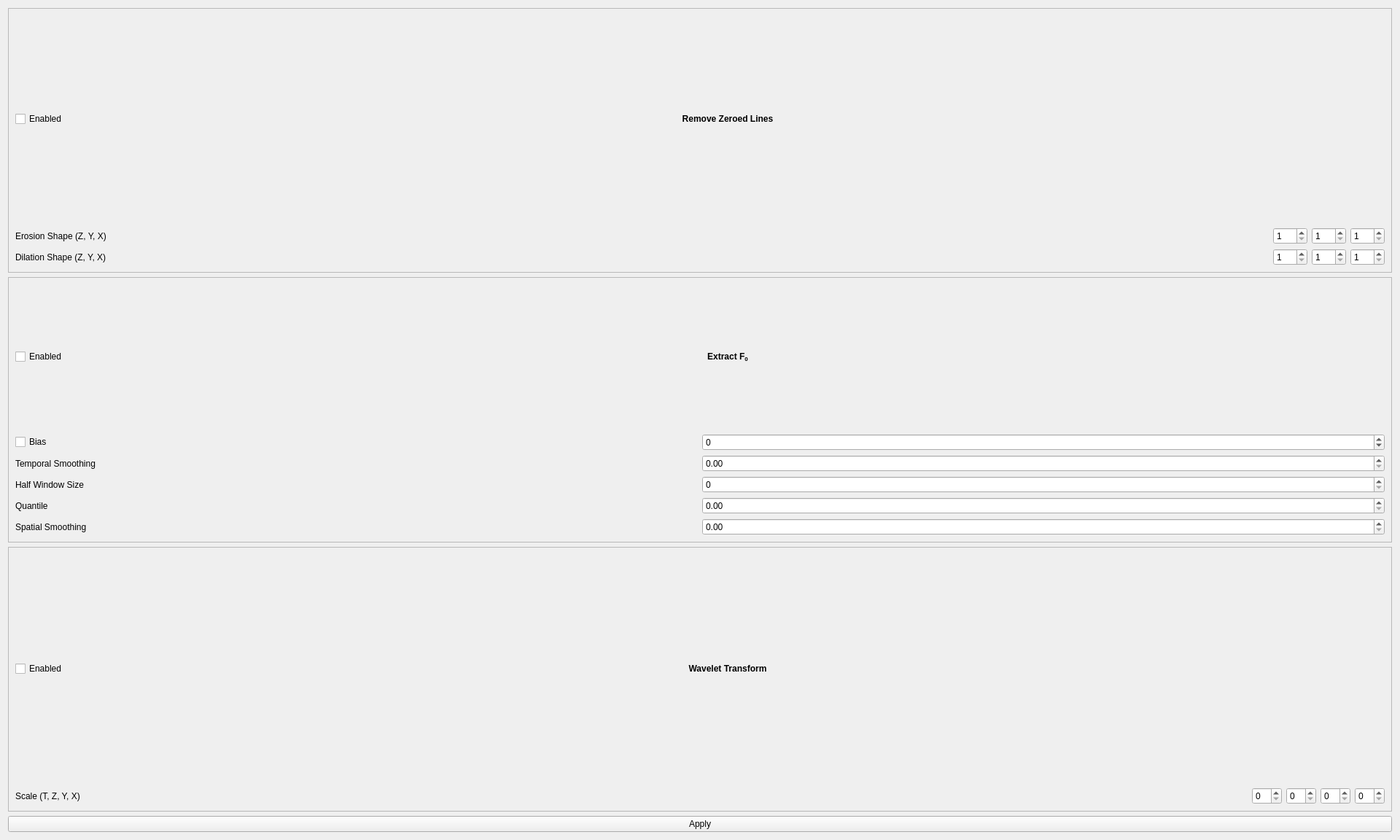
<?xml version="1.0" encoding="UTF-8"?>
<ui version="4.0">
 <class>NanshePreprocessingDrawer</class>
 <widget class="QWidget" name="NanshePreprocessingDrawer">
  <property name="geometry">
   <rect>
    <x>0</x>
    <y>0</y>
    <width>1920</width>
    <height>1152</height>
   </rect>
  </property>
  <property name="windowTitle">
   <string>Form</string>
  </property>
  <layout class="QVBoxLayout" name="verticalLayout">
   <item>
    <widget class="QFrame" name="RemoveZeroedLines">
     <property name="frameShape">
      <enum>QFrame::StyledPanel</enum>
     </property>
     <property name="frameShadow">
      <enum>QFrame::Raised</enum>
     </property>
     <layout class="QVBoxLayout" name="verticalLayout_3">
      <item>
       <layout class="QVBoxLayout" name="RemoveZeroedLinesLayout">
        <item>
         <layout class="QHBoxLayout" name="RemoveZeroedLinesTitleLayout">
          <item>
           <widget class="QCheckBox" name="RemoveZeroedLinesEnabled">
            <property name="text">
             <string>Enabled</string>
            </property>
           </widget>
          </item>
          <item>
           <widget class="QLabel" name="RemoveZeroedLinesTitle">
            <property name="sizePolicy">
             <sizepolicy hsizetype="Preferred" vsizetype="Preferred">
              <horstretch>1</horstretch>
              <verstretch>0</verstretch>
             </sizepolicy>
            </property>
            <property name="toolTip">
             <string>&lt;html&gt;&lt;head/&gt;&lt;body&gt;&lt;p&gt;Optional. Interpolates over missing lines that could not be registered. This is done by finding an outline around all missing points to use for calculating the interpolation.&lt;/p&gt;&lt;/body&gt;&lt;/html&gt;</string>
            </property>
            <property name="text">
             <string>&lt;html&gt;&lt;head/&gt;&lt;body&gt;&lt;p&gt;&lt;span style=&quot; font-weight:600;&quot;&gt;Remove Zeroed Lines&lt;/span&gt;&lt;/p&gt;&lt;/body&gt;&lt;/html&gt;</string>
            </property>
            <property name="alignment">
             <set>Qt::AlignCenter</set>
            </property>
           </widget>
          </item>
         </layout>
        </item>
        <item>
         <layout class="QHBoxLayout" name="ErosionShape">
          <item>
           <widget class="QLabel" name="ErosionShapeLabel">
            <property name="sizePolicy">
             <sizepolicy hsizetype="Preferred" vsizetype="Preferred">
              <horstretch>1</horstretch>
              <verstretch>0</verstretch>
             </sizepolicy>
            </property>
            <property name="toolTip">
             <string>&lt;html&gt;&lt;head/&gt;&lt;body&gt;&lt;p&gt;Kernel shape for performing erosion. Axis order is [y, x] or [z, y, x].&lt;/p&gt;&lt;/body&gt;&lt;/html&gt;</string>
            </property>
            <property name="text">
             <string>Erosion Shape (Z, Y, X)</string>
            </property>
            <property name="alignment">
             <set>Qt::AlignLeading|Qt::AlignLeft|Qt::AlignVCenter</set>
            </property>
           </widget>
          </item>
          <item>
           <widget class="QSpinBox" name="ErosionShapeValue_Z">
            <property name="minimum">
             <number>1</number>
            </property>
            <property name="maximum">
             <number>100</number>
            </property>
           </widget>
          </item>
          <item>
           <widget class="QSpinBox" name="ErosionShapeValue_Y">
            <property name="minimum">
             <number>1</number>
            </property>
            <property name="maximum">
             <number>100</number>
            </property>
           </widget>
          </item>
          <item>
           <widget class="QSpinBox" name="ErosionShapeValue_X">
            <property name="minimum">
             <number>1</number>
            </property>
            <property name="maximum">
             <number>100</number>
            </property>
           </widget>
          </item>
         </layout>
        </item>
        <item>
         <layout class="QHBoxLayout" name="DilationShape">
          <item>
           <widget class="QLabel" name="DilationShapeLabel">
            <property name="sizePolicy">
             <sizepolicy hsizetype="Preferred" vsizetype="Preferred">
              <horstretch>1</horstretch>
              <verstretch>0</verstretch>
             </sizepolicy>
            </property>
            <property name="toolTip">
             <string>&lt;html&gt;&lt;head/&gt;&lt;body&gt;&lt;p&gt;Kernel shape for performing dilation. Axis order is [y, x] or [z, y, x].&lt;/p&gt;&lt;/body&gt;&lt;/html&gt;</string>
            </property>
            <property name="text">
             <string>Dilation Shape (Z, Y, X)</string>
            </property>
            <property name="alignment">
             <set>Qt::AlignLeading|Qt::AlignLeft|Qt::AlignVCenter</set>
            </property>
           </widget>
          </item>
          <item>
           <widget class="QSpinBox" name="DilationShapeValue_Z">
            <property name="minimum">
             <number>1</number>
            </property>
            <property name="maximum">
             <number>100</number>
            </property>
           </widget>
          </item>
          <item>
           <widget class="QSpinBox" name="DilationShapeValue_Y">
            <property name="minimum">
             <number>1</number>
            </property>
            <property name="maximum">
             <number>100</number>
            </property>
           </widget>
          </item>
          <item>
           <widget class="QSpinBox" name="DilationShapeValue_X">
            <property name="minimum">
             <number>1</number>
            </property>
            <property name="maximum">
             <number>100</number>
            </property>
           </widget>
          </item>
         </layout>
        </item>
       </layout>
      </item>
     </layout>
    </widget>
   </item>
   <item>
    <widget class="QFrame" name="ExtractF0">
     <property name="frameShape">
      <enum>QFrame::StyledPanel</enum>
     </property>
     <property name="frameShadow">
      <enum>QFrame::Raised</enum>
     </property>
     <layout class="QVBoxLayout" name="verticalLayout_5">
      <item>
       <layout class="QVBoxLayout" name="ExtractF0Layout">
        <item>
         <layout class="QHBoxLayout" name="ExtractF0TitleLayout">
          <item>
           <widget class="QCheckBox" name="ExtractF0Enabled">
            <property name="text">
             <string>Enabled</string>
            </property>
           </widget>
          </item>
          <item>
           <widget class="QLabel" name="ExtractF0Title">
            <property name="sizePolicy">
             <sizepolicy hsizetype="Preferred" vsizetype="Preferred">
              <horstretch>1</horstretch>
              <verstretch>0</verstretch>
             </sizepolicy>
            </property>
            <property name="toolTip">
             <string>&lt;html&gt;&lt;head/&gt;&lt;body&gt;&lt;p&gt;Optional. Estimates and removes f0 from the data using a percentile (rank order) filter.&lt;/p&gt;&lt;/body&gt;&lt;/html&gt;</string>
            </property>
            <property name="text">
             <string>&lt;html&gt;&lt;head/&gt;&lt;body&gt;&lt;p&gt;&lt;span style=&quot; font-weight:600;&quot;&gt;Extract F&lt;/span&gt;&lt;span style=&quot; font-weight:600; vertical-align:sub;&quot;&gt;0&lt;/span&gt;&lt;/p&gt;&lt;/body&gt;&lt;/html&gt;</string>
            </property>
            <property name="alignment">
             <set>Qt::AlignCenter</set>
            </property>
           </widget>
          </item>
         </layout>
        </item>
        <item>
         <layout class="QHBoxLayout" name="BiasValues">
          <item>
           <widget class="QCheckBox" name="BiasEnabled">
            <property name="sizePolicy">
             <sizepolicy hsizetype="Minimum" vsizetype="Fixed">
              <horstretch>1</horstretch>
              <verstretch>0</verstretch>
             </sizepolicy>
            </property>
            <property name="toolTip">
             <string>&lt;html&gt;&lt;head/&gt;&lt;body&gt;&lt;p&gt;To avoid division by zero, this constant is added to the data. If unspecified, a bias will be found so that the smallest value is 1.&lt;/p&gt;&lt;/body&gt;&lt;/html&gt;</string>
            </property>
            <property name="text">
             <string>Bias</string>
            </property>
           </widget>
          </item>
          <item>
           <widget class="QSpinBox" name="BiasValue">
            <property name="sizePolicy">
             <sizepolicy hsizetype="Minimum" vsizetype="Fixed">
              <horstretch>1</horstretch>
              <verstretch>0</verstretch>
             </sizepolicy>
            </property>
            <property name="minimum">
             <number>-100</number>
            </property>
            <property name="maximum">
             <number>100</number>
            </property>
           </widget>
          </item>
         </layout>
        </item>
        <item>
         <layout class="QHBoxLayout" name="TemporalSmoothing">
          <item>
           <widget class="QLabel" name="TemporalSmoothingLabel">
            <property name="toolTip">
             <string>&lt;html&gt;&lt;head/&gt;&lt;body&gt;&lt;p&gt;What standard deviation to use for the smoothing gaussian applied along time.&lt;/p&gt;&lt;/body&gt;&lt;/html&gt;</string>
            </property>
            <property name="text">
             <string>Temporal Smoothing</string>
            </property>
            <property name="alignment">
             <set>Qt::AlignLeading|Qt::AlignLeft|Qt::AlignVCenter</set>
            </property>
           </widget>
          </item>
          <item>
           <widget class="QDoubleSpinBox" name="TemporalSmoothingValue"/>
          </item>
         </layout>
        </item>
        <item>
         <layout class="QHBoxLayout" name="HalfWindowSize">
          <item>
           <widget class="QLabel" name="HalfWindowSizeLabel">
            <property name="sizePolicy">
             <sizepolicy hsizetype="Preferred" vsizetype="Preferred">
              <horstretch>1</horstretch>
              <verstretch>0</verstretch>
             </sizepolicy>
            </property>
            <property name="toolTip">
             <string>&lt;html&gt;&lt;head/&gt;&lt;body&gt;&lt;p&gt;How many frames to include in half of the window. All windows are odd. So, the total window size will be 2 * half_window_size + 1.&lt;/p&gt;&lt;/body&gt;&lt;/html&gt;</string>
            </property>
            <property name="text">
             <string>Half Window Size</string>
            </property>
           </widget>
          </item>
          <item>
           <widget class="QSpinBox" name="HalfWindowSizeValue">
            <property name="sizePolicy">
             <sizepolicy hsizetype="Minimum" vsizetype="Fixed">
              <horstretch>1</horstretch>
              <verstretch>0</verstretch>
             </sizepolicy>
            </property>
            <property name="maximum">
             <number>100000</number>
            </property>
           </widget>
          </item>
         </layout>
        </item>
        <item>
         <layout class="QHBoxLayout" name="Quantile">
          <item>
           <widget class="QLabel" name="QuantileLabel">
            <property name="sizePolicy">
             <sizepolicy hsizetype="Preferred" vsizetype="Preferred">
              <horstretch>1</horstretch>
              <verstretch>0</verstretch>
             </sizepolicy>
            </property>
            <property name="toolTip">
             <string>&lt;html&gt;&lt;head/&gt;&lt;body&gt;&lt;p&gt;The quantile to be used for filtering. Must be a single float from [0.0, 1.0]. If set to 0.5, this is a median filter.&lt;/p&gt;&lt;/body&gt;&lt;/html&gt;</string>
            </property>
            <property name="text">
             <string>Quantile</string>
            </property>
           </widget>
          </item>
          <item>
           <widget class="QDoubleSpinBox" name="QuantileValue">
            <property name="sizePolicy">
             <sizepolicy hsizetype="Minimum" vsizetype="Fixed">
              <horstretch>1</horstretch>
              <verstretch>0</verstretch>
             </sizepolicy>
            </property>
           </widget>
          </item>
         </layout>
        </item>
        <item>
         <layout class="QHBoxLayout" name="horizontalLayout">
          <item>
           <widget class="QLabel" name="SpatialSmoothingLabel">
            <property name="sizePolicy">
             <sizepolicy hsizetype="Preferred" vsizetype="Preferred">
              <horstretch>1</horstretch>
              <verstretch>0</verstretch>
             </sizepolicy>
            </property>
            <property name="toolTip">
             <string>&lt;html&gt;&lt;head/&gt;&lt;body&gt;&lt;p&gt;What standard deviation to use for the smoothing gaussian applied along each spatial dimension, independently.&lt;/p&gt;&lt;/body&gt;&lt;/html&gt;</string>
            </property>
            <property name="text">
             <string>Spatial Smoothing</string>
            </property>
           </widget>
          </item>
          <item>
           <widget class="QDoubleSpinBox" name="SpatialSmoothingValue">
            <property name="sizePolicy">
             <sizepolicy hsizetype="Minimum" vsizetype="Fixed">
              <horstretch>1</horstretch>
              <verstretch>0</verstretch>
             </sizepolicy>
            </property>
           </widget>
          </item>
         </layout>
        </item>
       </layout>
      </item>
     </layout>
    </widget>
   </item>
   <item>
    <widget class="QFrame" name="WaveletTransform">
     <property name="frameShape">
      <enum>QFrame::StyledPanel</enum>
     </property>
     <property name="frameShadow">
      <enum>QFrame::Raised</enum>
     </property>
     <layout class="QVBoxLayout" name="verticalLayout_6">
      <item>
       <layout class="QVBoxLayout" name="WaveletTransformLayout">
        <item>
         <layout class="QHBoxLayout" name="WaveletTransformTitleLayout">
          <item>
           <widget class="QCheckBox" name="WaveletTransformEnabled">
            <property name="text">
             <string>Enabled</string>
            </property>
           </widget>
          </item>
          <item>
           <widget class="QLabel" name="WaveletTransformTitle">
            <property name="sizePolicy">
             <sizepolicy hsizetype="Preferred" vsizetype="Preferred">
              <horstretch>1</horstretch>
              <verstretch>0</verstretch>
             </sizepolicy>
            </property>
            <property name="toolTip">
             <string>&lt;html&gt;&lt;head/&gt;&lt;body&gt;&lt;p&gt;This can be a single value, which is then applied on all axes or it can be an array. For the array, the axis order is [t, y, x] for 2D and [t, z, y, x] for 3D.&lt;/p&gt;&lt;/body&gt;&lt;/html&gt;</string>
            </property>
            <property name="text">
             <string>&lt;html&gt;&lt;head/&gt;&lt;body&gt;&lt;p&gt;&lt;span style=&quot; font-weight:600;&quot;&gt;Wavelet Transform&lt;/span&gt;&lt;/p&gt;&lt;/body&gt;&lt;/html&gt;</string>
            </property>
            <property name="alignment">
             <set>Qt::AlignCenter</set>
            </property>
           </widget>
          </item>
         </layout>
        </item>
        <item>
         <layout class="QHBoxLayout" name="Scale">
          <item>
           <widget class="QLabel" name="ScaleLabel">
            <property name="sizePolicy">
             <sizepolicy hsizetype="Preferred" vsizetype="Preferred">
              <horstretch>1</horstretch>
              <verstretch>0</verstretch>
             </sizepolicy>
            </property>
            <property name="text">
             <string>Scale (T, Z, Y, X)</string>
            </property>
           </widget>
          </item>
          <item>
           <widget class="QSpinBox" name="ScaleValue_T"/>
          </item>
          <item>
           <widget class="QSpinBox" name="ScaleValue_Z"/>
          </item>
          <item>
           <widget class="QSpinBox" name="ScaleValue_Y"/>
          </item>
          <item>
           <widget class="QSpinBox" name="ScaleValue_X"/>
          </item>
         </layout>
        </item>
       </layout>
      </item>
     </layout>
    </widget>
   </item>
   <item>
    <widget class="QPushButton" name="Apply">
     <property name="text">
      <string>Apply</string>
     </property>
    </widget>
   </item>
  </layout>
 </widget>
 <resources/>
 <connections/>
</ui>
